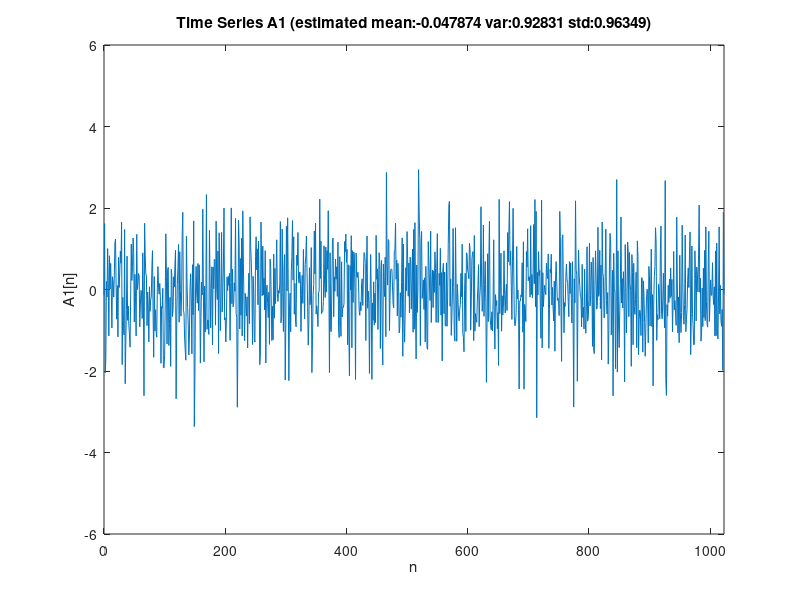
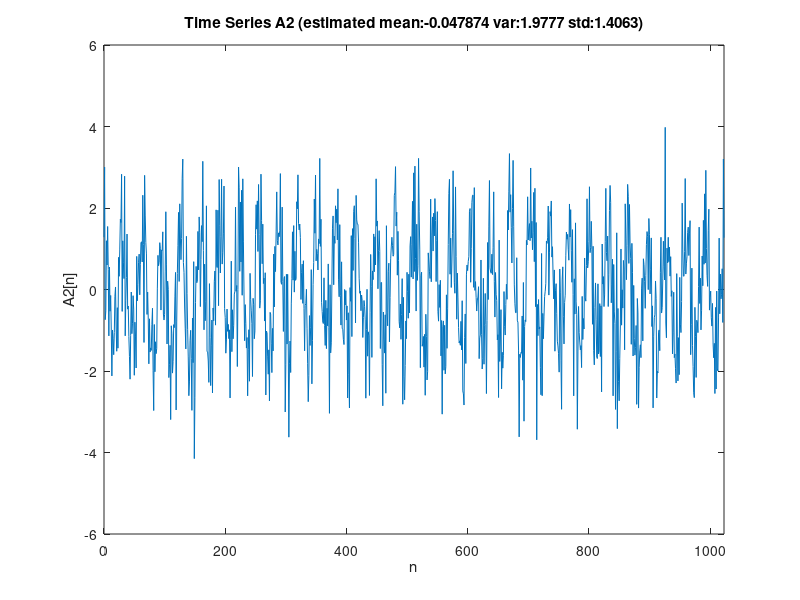
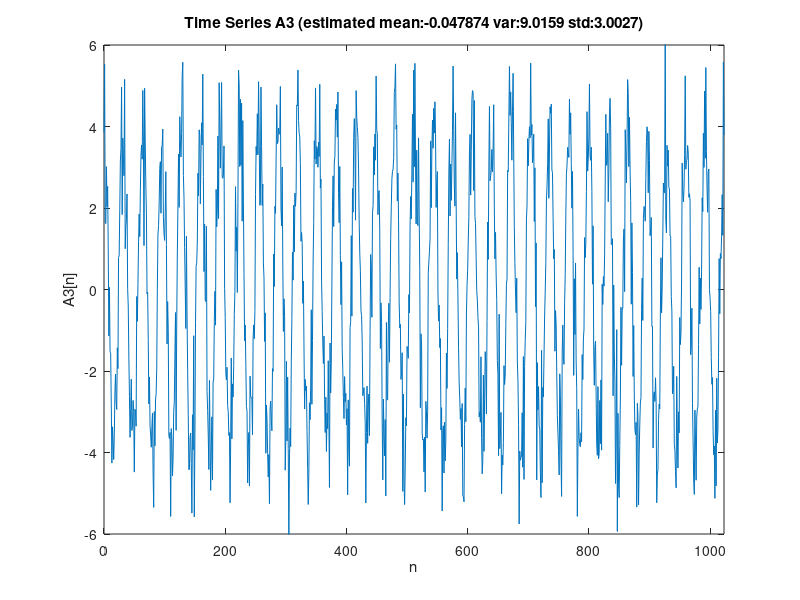
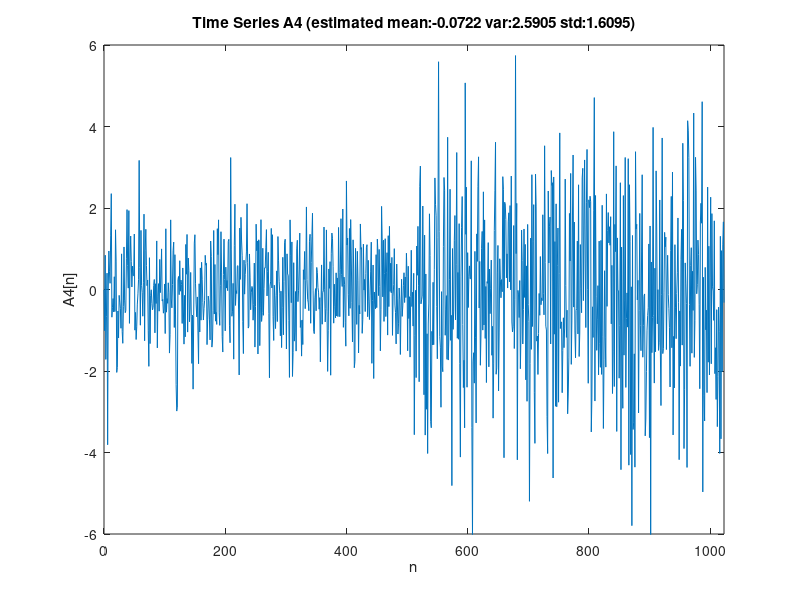

MATLAB code for these plots, in order: (Note: this script raises an error after producing the figures.)
clear;clc;close all;
%% Part A
rng(669);   %% random seed
N=1024;
n=0:N-1;
A1=randn([1,1024]);
A2=A1+sqrt(2)*cos(pi/16*n);
A3=A1+sqrt((10^(0.9))*2)*cos(pi/16*n);
A4_1=randn([1,512]);
A4_2=2*randn([1,512]);
A4=[A4_1 A4_2];
%% Part B1
mean1=mean(A1);
var1=var(A1);
std1=std(A1);
figure(1);
plot(n,A1);axis([0,N-1,-6,6]);
title(['Time Series A1 (estimated mean:',num2str(mean1),' var:',...
    num2str(var1),' std:',num2str(std1),')']); 
xlabel('n');ylabel('A1[n]');

mean2=mean(A2);
var2=var(A2);
std2=std(A2);
figure(2);
plot(n,A2);axis([0,N-1,-6,6]);
title(['Time Series A2 (estimated mean:',num2str(mean2),' var:',...
    num2str(var2),' std:',num2str(std2),')']); 
xlabel('n');ylabel('A2[n]');

mean3=mean(A3);
var3=var(A3);
std3=std(A3);
figure(3);
plot(n,A3);axis([0,N-1,-6,6]);
title(['Time Series A3 (estimated mean:',num2str(mean3),' var:',...
    num2str(var3),' std:',num2str(std3),')']); 
xlabel('n');ylabel('A3[n]');

mean4=mean(A4);
var4=var(A4);
std4=std(A4);
figure(4);
plot(n,A4);axis([0,N-1,-6,6]);
title(['Time Series A4 (estimated mean:',num2str(mean4),' var:',...
    num2str(var4),' std:',num2str(std4),')']); 
xlabel('n');ylabel('A4[n]');
%% Part B2
figure(5);
histfit(A1);
title('A1 histogram with a normal density'); 
xlabel('amplitude');ylabel('count');

figure(6);
histfit(A2);
title('A2 histogram with a normal density'); 
xlabel('amplitude');ylabel('count');

figure(7);
histfit(A3);
title('A3 histogram with a normal density'); 
xlabel('amplitude');ylabel('count');

figure(8);
histfit(A4);
title('A4 histogram with a normal density'); 
xlabel('amplitude');ylabel('count');
%% Part B3
NN=128;
figure(9);
S1 = fftshift(pwelch(A1,128,64,128,1,'twosided','psd'));
plot([-0.5:1/NN:0.5-1/NN],10*log10(S1));
xlabel('f (cycle/sample)');ylabel('Power Spectrum (dB)');
title('Power Spectral Estimate of A1 (dB)','Interpreter','latex');
axis([-0.5,0.5,-5,10]);

figure(10);
S2 = fftshift(pwelch(A2,128,64,128,1,'twosided','psd'));
plot([-0.5:1/NN:0.5-1/NN],10*log10(S2));
xlabel('f (cycle/sample)');ylabel('Power Spectrum (dB)');
title('Power Spectral Estimate of A2 (dB)','Interpreter','latex');

figure(11);
S3 = fftshift(pwelch(A3,128,64,128,1,'twosided','psd'));
plot([-0.5:1/NN:0.5-1/NN],10*log10(S3));
xlabel('f (cycle/sample)');ylabel('Power Spectrum (dB)');
title('Power Spectral Estimate of A3 (dB)','Interpreter','latex');

figure(12);
S4 = fftshift(pwelch(A4,128,64,128,1,'twosided','psd'));
plot([-0.5:1/NN:0.5-1/NN],10*log10(S4));
xlabel('f (cycle/sample)');ylabel('Power Spectrum (dB)');
title('Power Spectral Estimate of A4 (dB)','Interpreter','latex');
axis([-0.5,0.5,-5,10]);
%% C1
f=0:99;
[ ms1 , med1 ] = run_test( A1 );
aa=ms1-med1;
runs1=sum(xor((aa(1:end-1) > 0),(aa(2:end) > 0)));
figure(13);
plot(f,med1*ones(1,size(ms1,2)),':','LineWidth',2);hold on;
plot(f,ms1,'*');title('$\hat{E}_i[x^2(n)]$ in Runs test A1','Interpreter','latex');
legend('median value');
xlabel('i');ylabel('$\hat{E}_i[x^2(n)]$','Interpreter','latex');

[ ms2 , med2 ] = run_test( A2 );
aa=ms2-med2;
runs2=sum(xor((aa(1:end-1) > 0),(aa(2:end) > 0)));
figure(14);
plot(f,med2*ones(1,size(ms2,2)),':','LineWidth',2);hold on;
plot(f,ms2,'*');title('$\hat{E}_i[x^2(n)]$ in Runs test A2','Interpreter','latex');
legend('median value');
xlabel('i');ylabel('$\hat{E}_i[x^2(n)]$','Interpreter','latex');

[ ms3 , med3 ] = run_test( A3 );
aa=ms3-med3;
runs3=sum(xor((aa(1:end-1) > 0),(aa(2:end) > 0)));
figure(15);
plot(f,med3*ones(1,size(ms3,2)),':','LineWidth',2);hold on;
plot(f,ms3,'*');title('$\hat{E}_i[x^2(n)]$ in Runs test A3','Interpreter','latex');
legend('median value');
xlabel('i');ylabel('$\hat{E}_i[x^2(n)]$','Interpreter','latex');

[ ms4 , med4 ] = run_test( A4 );
aa=ms4-med4;
runs4=sum(xor((aa(1:end-1) > 0),(aa(2:end) > 0)));
figure(16);
plot(f,med4*ones(1,size(ms4,2)),':','LineWidth',2);hold on;
plot(f,ms4,'*');title('$\hat{E}_i[x^2(n)]$ in Runs test A4','Interpreter','latex');
legend('median value');
xlabel('i');ylabel('$\hat{E}_i[x^2(n)]$','Interpreter','latex');
%% C2
NC=1000;
k=[0:1/30:1];
interval=norminv(k,0,1);

interval1=interval*std1+mean1;
figure(17);
histogram(A1(1:NC),interval1);
cnt1 = histcounts(A1(1:NC),interval1);
cnt1 = ((cnt1 - 1000/30).^2 )/ (1000/30);
chis1=sum(cnt1);
title('Histogram in Chi-square test for A1');
xlabel('amplitude');ylabel('count');

interval2=interval*std2+mean2;
figure(18);
histogram(A2(1:NC),interval2);
cnt2 = histcounts(A2(1:NC),interval2);
cnt2 = ((cnt2 - 1000/30).^2 )/ (1000/30);
chis2=sum(cnt2);
title('Histogram in Chi-square test for A2');
xlabel('amplitude');ylabel('count');

% %% 4
% interval4=norminv(k,mean4,std4);
% figure(19);
% histogram(A4(1:NC),interval4);
% cnt4 = histcounts(A4(1:NC),interval4);
% cnt4 = ((cnt4 - 1000/30).^2 )/ (1000/30);
% chis4=sum(cnt4);